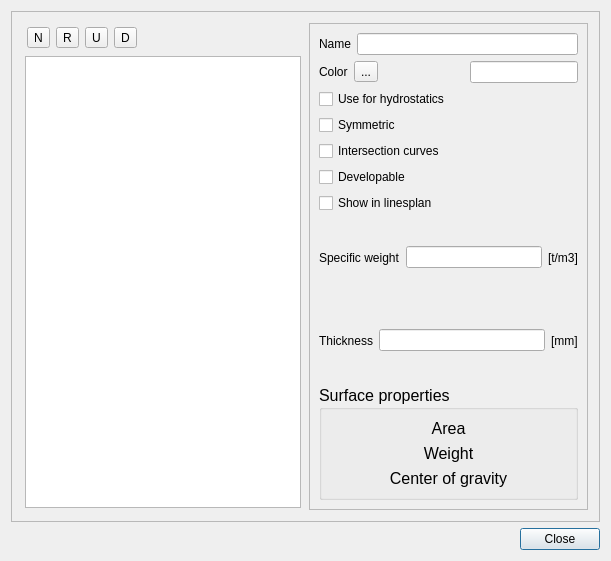
<?xml version="1.0" encoding="UTF-8"?>
<ui version="4.0">
 <class>LayerDialog</class>
 <widget class="QDialog" name="LayerDialog">
  <property name="geometry">
   <rect>
    <x>0</x>
    <y>0</y>
    <width>611</width>
    <height>561</height>
   </rect>
  </property>
  <property name="windowTitle">
   <string>Layer properties</string>
  </property>
  <layout class="QVBoxLayout" name="verticalLayout">
   <item>
    <widget class="QFrame" name="frame">
     <property name="frameShape">
      <enum>QFrame::StyledPanel</enum>
     </property>
     <property name="frameShadow">
      <enum>QFrame::Raised</enum>
     </property>
     <layout class="QHBoxLayout" name="horizontalLayout">
      <item>
       <widget class="QFrame" name="frame_2">
        <property name="frameShape">
         <enum>QFrame::NoFrame</enum>
        </property>
        <property name="frameShadow">
         <enum>QFrame::Raised</enum>
        </property>
        <layout class="QHBoxLayout" name="horizontalLayout_3">
         <property name="margin">
          <number>2</number>
         </property>
         <item>
          <widget class="QFrame" name="frame_3">
           <property name="frameShape">
            <enum>QFrame::NoFrame</enum>
           </property>
           <property name="frameShadow">
            <enum>QFrame::Raised</enum>
           </property>
           <layout class="QVBoxLayout" name="verticalLayout_4">
            <property name="margin">
             <number>2</number>
            </property>
            <item>
             <widget class="QFrame" name="frame_4">
              <property name="frameShape">
               <enum>QFrame::NoFrame</enum>
              </property>
              <property name="frameShadow">
               <enum>QFrame::Raised</enum>
              </property>
              <layout class="QHBoxLayout" name="horizontalLayout_2">
               <property name="margin">
                <number>2</number>
               </property>
               <item>
                <widget class="QToolButton" name="newToolButton">
                 <property name="sizePolicy">
                  <sizepolicy hsizetype="Fixed" vsizetype="Fixed">
                   <horstretch>0</horstretch>
                   <verstretch>0</verstretch>
                  </sizepolicy>
                 </property>
                 <property name="maximumSize">
                  <size>
                   <width>64</width>
                   <height>64</height>
                  </size>
                 </property>
                 <property name="baseSize">
                  <size>
                   <width>64</width>
                   <height>64</height>
                  </size>
                 </property>
                 <property name="text">
                  <string>N</string>
                 </property>
                </widget>
               </item>
               <item>
                <widget class="QToolButton" name="toolButton_2">
                 <property name="sizePolicy">
                  <sizepolicy hsizetype="Fixed" vsizetype="Fixed">
                   <horstretch>0</horstretch>
                   <verstretch>0</verstretch>
                  </sizepolicy>
                 </property>
                 <property name="maximumSize">
                  <size>
                   <width>64</width>
                   <height>64</height>
                  </size>
                 </property>
                 <property name="baseSize">
                  <size>
                   <width>64</width>
                   <height>64</height>
                  </size>
                 </property>
                 <property name="text">
                  <string>R</string>
                 </property>
                </widget>
               </item>
               <item>
                <widget class="QToolButton" name="moveUpToolButton">
                 <property name="sizePolicy">
                  <sizepolicy hsizetype="Fixed" vsizetype="Fixed">
                   <horstretch>0</horstretch>
                   <verstretch>0</verstretch>
                  </sizepolicy>
                 </property>
                 <property name="maximumSize">
                  <size>
                   <width>64</width>
                   <height>64</height>
                  </size>
                 </property>
                 <property name="baseSize">
                  <size>
                   <width>64</width>
                   <height>64</height>
                  </size>
                 </property>
                 <property name="text">
                  <string>U</string>
                 </property>
                </widget>
               </item>
               <item>
                <widget class="QToolButton" name="moveDownToolButton">
                 <property name="sizePolicy">
                  <sizepolicy hsizetype="Fixed" vsizetype="Fixed">
                   <horstretch>0</horstretch>
                   <verstretch>0</verstretch>
                  </sizepolicy>
                 </property>
                 <property name="maximumSize">
                  <size>
                   <width>64</width>
                   <height>64</height>
                  </size>
                 </property>
                 <property name="baseSize">
                  <size>
                   <width>64</width>
                   <height>64</height>
                  </size>
                 </property>
                 <property name="text">
                  <string>D</string>
                 </property>
                </widget>
               </item>
               <item>
                <spacer name="horizontalSpacer">
                 <property name="orientation">
                  <enum>Qt::Horizontal</enum>
                 </property>
                 <property name="sizeHint" stdset="0">
                  <size>
                   <width>40</width>
                   <height>20</height>
                  </size>
                 </property>
                </spacer>
               </item>
              </layout>
             </widget>
            </item>
            <item>
             <widget class="QListWidget" name="layerListWidget"/>
            </item>
           </layout>
           <zorder>frame_5</zorder>
           <zorder>frame_4</zorder>
           <zorder>layerListWidget</zorder>
          </widget>
         </item>
         <item>
          <widget class="QFrame" name="frame_5">
           <property name="frameShape">
            <enum>QFrame::StyledPanel</enum>
           </property>
           <property name="frameShadow">
            <enum>QFrame::Raised</enum>
           </property>
           <layout class="QVBoxLayout" name="verticalLayout_3">
            <item>
             <layout class="QHBoxLayout" name="horizontalLayout_6">
              <item>
               <widget class="QLabel" name="label">
                <property name="text">
                 <string>Name</string>
                </property>
               </widget>
              </item>
              <item>
               <widget class="QLineEdit" name="nameLineEdit"/>
              </item>
             </layout>
            </item>
            <item>
             <layout class="QHBoxLayout" name="horizontalLayout_7">
              <item>
               <widget class="QLabel" name="label_2">
                <property name="text">
                 <string>Color</string>
                </property>
               </widget>
              </item>
              <item>
               <widget class="QToolButton" name="colorToolButton">
                <property name="text">
                 <string>...</string>
                </property>
               </widget>
              </item>
              <item>
               <spacer name="horizontalSpacer_2">
                <property name="orientation">
                 <enum>Qt::Horizontal</enum>
                </property>
                <property name="sizeHint" stdset="0">
                 <size>
                  <width>40</width>
                  <height>20</height>
                 </size>
                </property>
               </spacer>
              </item>
              <item>
               <widget class="QLineEdit" name="colorLineEdit"/>
              </item>
             </layout>
            </item>
            <item>
             <widget class="QCheckBox" name="hydrostaticsCheckBox">
              <property name="text">
               <string>Use for hydrostatics</string>
              </property>
             </widget>
            </item>
            <item>
             <widget class="QCheckBox" name="symmetricCheckBox">
              <property name="text">
               <string>Symmetric</string>
              </property>
             </widget>
            </item>
            <item>
             <widget class="QCheckBox" name="intersectionCurvesCheckBox">
              <property name="text">
               <string>Intersection curves</string>
              </property>
             </widget>
            </item>
            <item>
             <widget class="QCheckBox" name="developableCheckBox">
              <property name="text">
               <string>Developable</string>
              </property>
             </widget>
            </item>
            <item>
             <widget class="QCheckBox" name="linesplanCheckBox">
              <property name="text">
               <string>Show in linesplan</string>
              </property>
             </widget>
            </item>
            <item>
             <layout class="QHBoxLayout" name="horizontalLayout_4">
              <item>
               <widget class="QLabel" name="label_3">
                <property name="text">
                 <string>Specific weight</string>
                </property>
               </widget>
              </item>
              <item>
               <widget class="QLineEdit" name="specificWeightLineEdit"/>
              </item>
              <item>
               <widget class="QLabel" name="specificWeightUnitLabel">
                <property name="text">
                 <string>[t/m3]</string>
                </property>
               </widget>
              </item>
             </layout>
            </item>
            <item>
             <layout class="QHBoxLayout" name="horizontalLayout_5">
              <item>
               <widget class="QLabel" name="label_4">
                <property name="text">
                 <string>Thickness</string>
                </property>
               </widget>
              </item>
              <item>
               <widget class="QLineEdit" name="thicknessLineEdit"/>
              </item>
              <item>
               <widget class="QLabel" name="thicknessUnitLabel">
                <property name="text">
                 <string>[mm]</string>
                </property>
               </widget>
              </item>
             </layout>
            </item>
            <item>
             <widget class="QGroupBox" name="groupBox">
              <property name="font">
               <font>
                <pointsize>12</pointsize>
               </font>
              </property>
              <property name="title">
               <string>Surface properties</string>
              </property>
              <layout class="QVBoxLayout" name="verticalLayout_2">
               <item>
                <widget class="QLabel" name="areaLabel">
                 <property name="text">
                  <string>Area</string>
                 </property>
                 <property name="alignment">
                  <set>Qt::AlignCenter</set>
                 </property>
                </widget>
               </item>
               <item>
                <widget class="QLabel" name="weightLabel">
                 <property name="text">
                  <string>Weight</string>
                 </property>
                 <property name="alignment">
                  <set>Qt::AlignCenter</set>
                 </property>
                </widget>
               </item>
               <item>
                <widget class="QLabel" name="cogLabel">
                 <property name="text">
                  <string>Center of gravity</string>
                 </property>
                 <property name="alignment">
                  <set>Qt::AlignCenter</set>
                 </property>
                </widget>
               </item>
              </layout>
             </widget>
            </item>
           </layout>
          </widget>
         </item>
        </layout>
       </widget>
      </item>
     </layout>
    </widget>
   </item>
   <item>
    <widget class="QDialogButtonBox" name="buttonBox">
     <property name="orientation">
      <enum>Qt::Horizontal</enum>
     </property>
     <property name="standardButtons">
      <set>QDialogButtonBox::Close</set>
     </property>
    </widget>
   </item>
  </layout>
 </widget>
 <resources/>
 <connections>
  <connection>
   <sender>buttonBox</sender>
   <signal>accepted()</signal>
   <receiver>LayerDialog</receiver>
   <slot>accept()</slot>
   <hints>
    <hint type="sourcelabel">
     <x>248</x>
     <y>254</y>
    </hint>
    <hint type="destinationlabel">
     <x>157</x>
     <y>274</y>
    </hint>
   </hints>
  </connection>
  <connection>
   <sender>buttonBox</sender>
   <signal>rejected()</signal>
   <receiver>LayerDialog</receiver>
   <slot>reject()</slot>
   <hints>
    <hint type="sourcelabel">
     <x>316</x>
     <y>260</y>
    </hint>
    <hint type="destinationlabel">
     <x>286</x>
     <y>274</y>
    </hint>
   </hints>
  </connection>
 </connections>
</ui>
